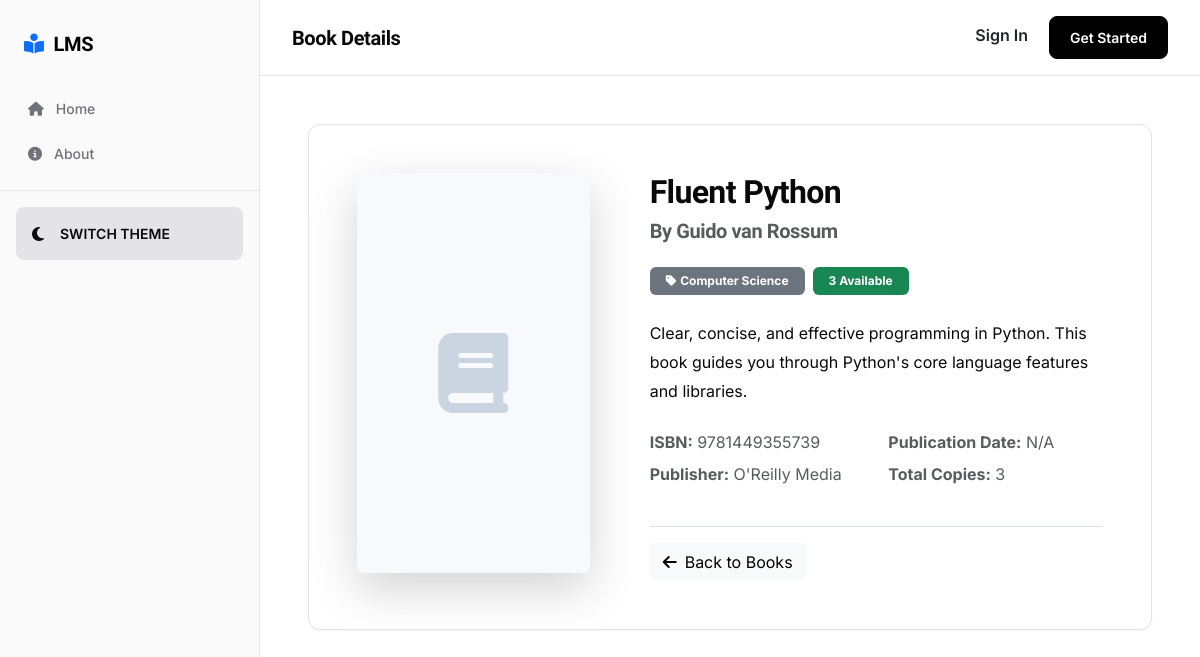
The page /books/2/ on the database its author committed.
### books/models.py (models this page shows, shortened)
class Book(models.Model):
    title = models.CharField(max_length=255)
    author = models.ForeignKey(Author, on_delete=models.CASCADE, related_name='books')
    category = models.ForeignKey(Category, on_delete=models.SET_NULL, null=True, related_name='books')
    isbn = models.CharField(max_length=13, unique=True)
    publisher = models.CharField(max_length=200, blank=True, null=True)
    publication_date = models.DateField(blank=True, null=True)
    description = models.TextField(blank=True, null=True)
    cover_image = models.ImageField(upload_to='books/covers/', blank=True, null=True)
    total_quantity = models.PositiveIntegerField(default=1)
    available_quantity = models.PositiveIntegerField(default=1)
    created_at = models.DateTimeField(auto_now_add=True)
    updated_at = models.DateTimeField(auto_now=True)
    from django.urls import reverse

class Author(models.Model):
    name = models.CharField(max_length=200)
    bio = models.TextField(blank=True, null=True)

class Category(models.Model):
    name = models.CharField(max_length=100)
    description = models.TextField(blank=True, null=True)
    class Meta:
        verbose_name_plural = 'Categories'

### books/views.py (the view)
# urls.py: path('<int:pk>/', views.book_detail, name='detail'),
def book_detail(request, pk):
    book = get_object_or_404(Book, pk=pk)
    return render(request, 'books/book_detail.html', {'book': book})

### templates/books/book_detail.html (shortened to what this page needs)
{% extends 'base.html' %}
{% block page_title %}Book Details{% endblock %}
{% block content %}
<div class="glass-card p-4 p-md-5">
    <div class="row">
        <div class="col-md-4 mb-4 mb-md-0 text-center">
            {% if book.cover_image %}
            <img src="{{ book.cover_image.url }}" class="img-fluid rounded shadow-lg" alt="{{ book.title }}">
            {% else %}
            <div class="bg-light rounded d-flex align-items-center justify-content-center shadow-lg" style="height: 400px; color: #cbd5e1; font-size: 5rem;">
                <i class="fa-solid fa-book"></i>
            </div>
            {% endif %}
        </div>
        <div class="col-md-8 ps-md-5">
            <h2 class="fw-bold mb-2">{{ book.title }}</h2>
            <h5 class="text-muted mb-4">By {{ book.author.name }}</h5>
            <div class="d-flex gap-2 mb-4">
                {% if book.category %}
                <span class="badge bg-secondary px-3 py-2"><i class="fa-solid fa-tag me-1"></i>{{ book.category.name }}</span>
                {% endif %}
                <span class="badge {% if book.available_quantity > 0 %}bg-success{% else %}bg-danger{% endif %} px-3 py-2">
                    {% if book.available_quantity > 0 %}{{ book.available_quantity }} Available{% else %}Out of Stock{% endif %}
                </span>
            </div>
            <p class="mb-4" style="line-height: 1.8;">{{ book.description|default:"No description available for this book." }}</p>
            <div class="row mb-4">
                <div class="col-sm-6">
                    <ul class="list-unstyled text-muted">
                        <li class="mb-2"><strong>ISBN:</strong> {{ book.isbn }}</li>
                        <li class="mb-2"><strong>Publisher:</strong> {{ book.publisher|default:"N/A" }}</li>
                    </ul>
                </div>
                <div class="col-sm-6">
                    <ul class="list-unstyled text-muted">
                        <li class="mb-2"><strong>Publication Date:</strong> {{ book.publication_date|default:"N/A" }}</li>
                        <li class="mb-2"><strong>Total Copies:</strong> {{ book.total_quantity }}</li>
                    </ul>
                </div>
            </div>
            <div class="d-flex gap-3 mt-4 pt-3 border-top flex-wrap">
                <a href="{% url 'books:list' %}" class="btn btn-light"><i class="fa-solid fa-arrow-left me-2"></i>Back to Books</a>
            </div>
        </div>
    </div>
</div>
{% endblock %}

### static/css/style.css (style rules this page uses)
:root { --bg-app: #ffffff; --bg-sidebar: #fafafa; --bg-card: #ffffff; --bg-navbar: rgba(255, 255, 255, 0.8); --primary: #000000; --primary-alt: #2563eb; --accent: #8b5cf6; --text-main: #09090b; --text-muted: #71717a; --text-dim: #a1a1aa; --border: #e4e4e7; --border-hover: #d4d4d8; --shadow-sm: 0 1px 2px rgba(0,0,0,0.05); --shadow-md: 0 4px 6px -1px rgba(0,0,0,0.1), 0 2px 4px -1px rgba(0,0,0,0.06); --shadow-lg: 0 10px 15px -3px rgba(0,0,0,0.1), 0 4px 6px -2px rgba(0,0,0,0.05); --radius-full: 9999px; --radius-lg: 12px; --radius-md: 8px; --radius-sm: 6px; --transition: all 0.2s cubic-bezier(0.4, 0, 0.2, 1); }
* { margin: 0; padding: 0; box-sizing: border-box; cursor: default; }
body { font-family: 'Inter', sans-serif; color: var(--text-main); background-color: var(--bg-app); min-height: 100vh; overflow-x: hidden; transition: background 0.3s ease, color 0.3s ease; line-height: 1.5; -webkit-font-smoothing: antialiased; }
h1, h2, h3, h4, h5, h6 { font-family: 'Plus Jakarta Sans', sans-serif; font-weight: 700; letter-spacing: -0.02em; color: var(--text-main); }
.glass-card { background: var(--bg-card); border: 1px solid var(--border); border-radius: var(--radius-lg); box-shadow: var(--shadow-sm); transition: var(--transition); position: relative; overflow: hidden; }
.glass-card { background: var(--bg-card); border: 1px solid var(--border); border-radius: var(--radius-lg); box-shadow: var(--shadow-sm); transition: var(--transition); animation: fadeInUp 0.6s cubic-bezier(0.16, 1, 0.3, 1) both; }
.glass-card:nth-child(1) { animation-delay: 0.05s; }

### rows shown on the page
Book: title "Fluent Python", author.name "Guido van Rossum", category.name "Computer Science", available_quantity "3", description "Clear, concise, and effective programming in Python. This book guides you through Python's core language features and libraries.", isbn "9781449355739", publisher "O'Reilly Media", publication_date "N/A", total_quantity "3"
